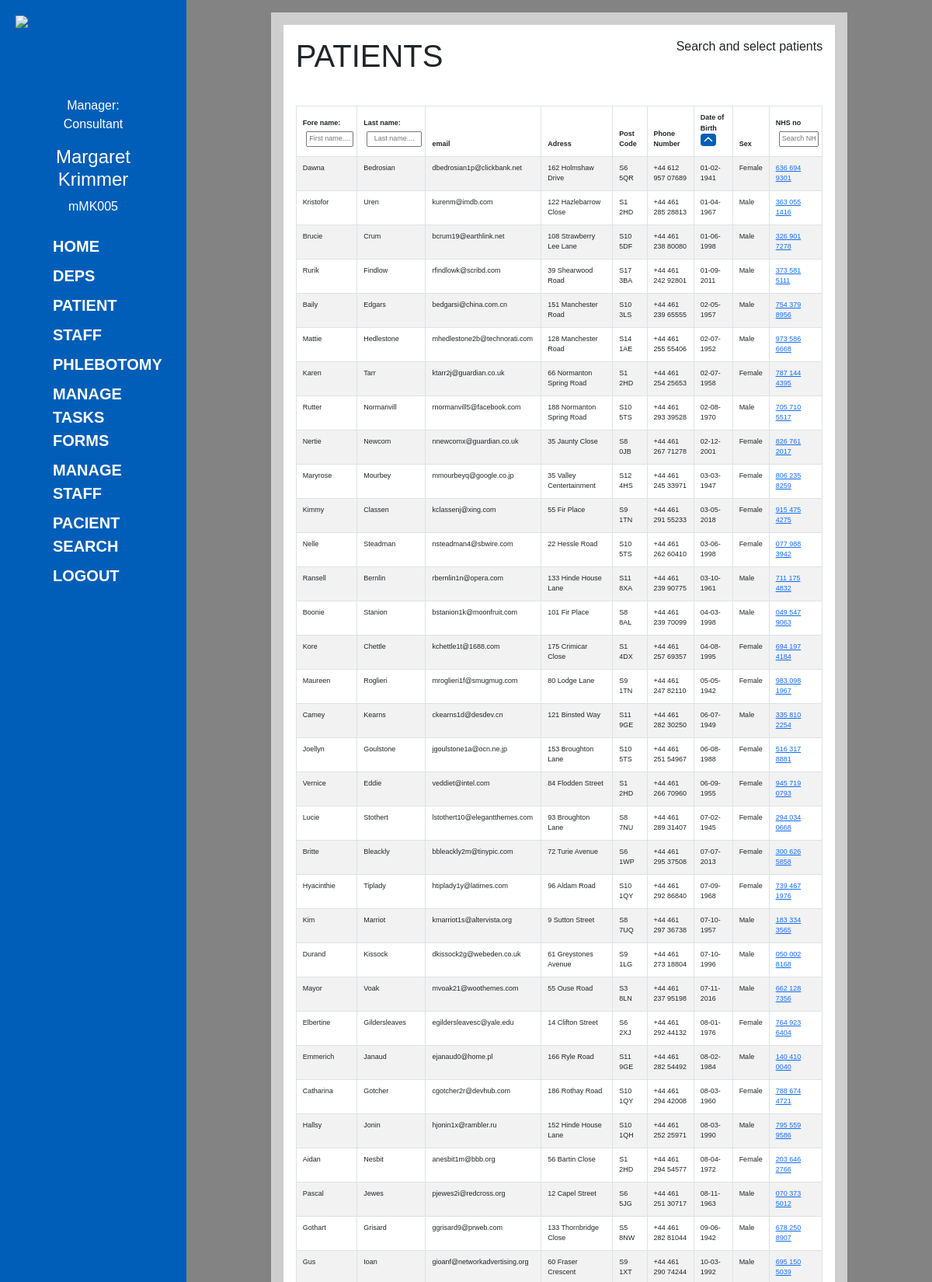
Page /managePages/patients.php (signed in, upper part) on the committed database.
### tables this page shows
CREATE TABLE user_details (
    user_id character(64) NOT NULL CONSTRAINT user_details_pk PRIMARY KEY,
    fname character(64) NOT NULL,
    lname character(64) NOT NULL,
    email character(64) NOT NULL,
    street character(64) NOT NULL,
    post character(64) NOT NULL,
    mobile character(64) NOT NULL,
    dob character(64) NOT NULL,
    gender character(64) NOT NULL
);

### sql.php (called while the page is built, shortened)
<?php
function add($object, $table,  $link)
{
    $db = new SQLite3('../hospital2.db');
    foreach ($object as $rowKey => $row_entry) {
        foreach ($row_entry as $key => $value)
            if ($key == $link) {
                $stmt = $db->prepare('SELECT * FROM ' . $table . ' WHERE ' . $link . ' = :value');
                $stmt->bindParam(':value', $value, SQLITE3_TEXT);
                $result = $stmt->execute();
                while ($row = $result->fetchArray(SQLITE3_ASSOC)) {
                    foreach ($row as $key => $value) {
                        if ($key != $link) {
                            $object[$rowKey] = $row + $object[$rowKey];
                        }
                    }
                }
            }
    }
    return $object;
}
function getTable($tableName, $columName, $value){
    $db = new SQLite3('../hospital2.db');
    if(isset($columName) && isset($value)){
    $stmt = $db->prepare('SELECT * FROM '.$tableName.' WHERE '.$columName.' = :value');
    $stmt->bindParam(':value', $value, SQLITE3_TEXT);
    }
    else{
    $stmt = $db->prepare('SELECT * FROM '.$tableName);
    }
    $result = $stmt->execute();
    $rows_array = [];
    while ($row = $result->fetchArray(SQLITE3_ASSOC)) {
        $rows_array[] = $row;
    }
    return $rows_array;
}
function getAllPatientsData(){
    $tableData = getTable('patient', null, null);
    $tableData = add($tableData, "user_details", "user_id");
    $tableData = add($tableData, "allergies", "nhs_no");
    return $tableData;
}
?>

### managePages/patients.php (the view, shortened to what this page needs)
<?php
require '../navbar.php';
$tableData = getAllPatientsData();
?>
<div class="mainpage">
    <div class="content">
        <div class="cHeaderTitle">
            <h1>PATIENTS</h1>
            <span>Search and select patients</span>
        </div>
        <div class="cBody">
            <table id="myTable" class='table table-striped table-bordered table-hover table-responsive'>
                <thead>
                    <tr>
                        <th scope='col'>Fore name:<br>
                            <input type="text" class="search" id="fname" onkeyup="search('fname',0);" placeholder="First name....">
                        </th>
                        <th scope="col">Last name:<br>
                            <input type="text" class="search" id="lname" onkeyup="search('lname',1);" placeholder="Last name....">
                        </th>
                        <th scope="col">email</th>
                        <th scope="col">Adress</th>
                        <th scope="col">Post Code</th>
                        <th scope="col">Phone Number</th>
                        <th scope="col">Date of Birth
                            <button id="filter" class="up" onclick="sortDob(6);"></button>
                        </th>
                        <th scope="col">Sex</th>
                        <th scope='col'>NHS no
                            <input type="text" class="search" id="nhsNo" onkeyup="search('nhsNo',8);" placeholder="Search NHS no....">
                        </th>
                    </tr>
                </thead>
                <tbody>
                <?php
                foreach ($tableData as $key => $value) {
                    echo "<tr>";
                    foreach ($value as $keyData => $data) {
                        if ($keyData == 'user_id' || $keyData == '1') {
                        } else {
                            if ($keyData == 'nhs_no') {
                                echo "<td><a href='../editPages/patient.php?nhs_no=" . $data . "'>" . $data . "</a></td>";
                            } else {
                                echo "<td>" . $data . "</td>";
                            }
                        }
                    }
                    echo "</tr>";
                }
                ?>
                </tbody>
            </table>
        </div>
    </div>
</div>
<?php require '../footer.php'; ?>

### index.php (shortened to what this page needs)
<!doctype html>
<html lang="en">
<head>
  <link href="https://cdn.jsdelivr.net/npm/bootstrap@5.3.0-alpha1/dist/css/bootstrap.min.css" rel="stylesheet">
  <link rel="stylesheet" href="\hms\CSS\style.css">
  <link rel="stylesheet" href="\hms\CSS\form.css">
  <link rel="stylesheet" href="\hms\CSS\table.css">
  <link rel="stylesheet" href="\hms\CSS\createTask.css">
</head>
<body>

### navbar.php (shortened to what this page needs)
<?php
require 'index.php';
require 'sql.php';
?>
<div class="container">
  <div class="null-sidebar"></div>
  <div class="sidebar">
    <img class="logo" src="https://www.bdct.nhs.uk/wp-content/uploads/2019/08/NHS-logo.png">
    <div class="item">
      <div>
        <p><?php echo ucfirst($_SESSION['role']) . ": " . $_SESSION['profession'] ?></p>
        <h4>
          <?php
          echo ($_SESSION['fname'] . " " . $_SESSION['lname'])
          ?>
        </h4>
        <p><?php echo $_SESSION['staff_id'] ?></p>
      </div>
      <a class="button" href="../managePages/home.php">HOME</a>
      <a class="button" href="../managePages/departments.php">DEPS</a>
      <a class="button" href="../managePages/patients.php">PATIENT</a>
      <a class="button" href="../managePages/staff.php">STAFF</a>
      <a class="button" href="#"><?php echo strtoupper($_SESSION['dep_name']) ?></a>
      <a class="button" href="../managePages/taskForms.php">MANAGE TASKS FORMS</a>
      <?php if ($_SESSION['role'] == 'clinician') : ?>
      <?php elseif (($_SESSION['role'] == 'manager')) : ?>
        <a class="button" href="../managePages/staff.php">MANAGE STAFF</a>
      <?php else : ?>
      <?php endif; ?>
      <a class="button" href="../managePages/patients.php">PACIENT SEARCH</a>
      <a class="button" href="../verification/login.php">LOGOUT</a>
    </div>
  </div>

### footer.php (shortened to what this page needs)
</div>
</body>

### css/style.css (style rules this page uses)
html,body { margin: 0; padding: 0; height: 100%; font-family: sans-serif; }
div { box-sizing: border-box; }
.container { height: auto; position: relative; display: flex; max-width: 100%; padding: 0; }
.sidebar { width: 20%; background: #005eb8; position: fixed; height: 100%; }
.null-sidebar { width: 20%; }
.button { color: white; font-size: 20px; font-weight: bold; text-decoration: none; text-align: start; }
.logo { height: 70px; margin: 20px; }
.item { color: white; padding: 20px; display: flex; margin: 20%; flex-direction: column; gap: 0.5rem; justify-content: center; text-align: center; }
.mainpage { height: max-content; width: 100%; flex: 1; background: rgb(131, 131, 131); display: flex; justify-content: center; align-items: center; padding: 1rem; width: 90%; flex-direction: column; }
.content { background: rgb(206, 206, 206); padding: 1rem; width: 80%; height: auto; display: flex; flex-direction: column; gap: 0; }
.cHeaderTitle { height: 100%; padding: 1rem; display: flex; justify-content: space-between; background: white; }
.cBody { background: white; padding: 1rem; flex: 1; height: auto; }

### css/form.css (style rules this page uses)
button { background: rgb(255, 255, 255); opacity: 1; width: 70px; border-width: 1px; height: 30px; color: rgb(0, 0, 0); border-radius: 4px; padding: 0px 10px 0px 10px; }

### css/table.css (style rules this page uses)
table { border-collapse: collapse; width: 100%; border: 1px solid #ddd; font-size: 9px; font-family: sans-serif; min-width: 400px; }
thead tr { background-color: #005eb8; color: #ffffff; }
th, td { padding: 12px 15px; }
.search { text-align: center; margin: 4px; width: 100%; }
.up { background-repeat: no-repeat; background-position: center; background-size: 16px 12px; background-color: #005eb8; size: 16px 12px; width: 1rem; height: 1rem; border: none; outline: none; color: #005eb8; }

### rows in the picture
user_details: fname "Dawna", lname "Bedrosian", email "dbedrosian1p@clickbank.net", street "162 Holmshaw Drive", post "S6 5QR", mobile "+44 612 957 07689", dob "01-02-1941", gender "Female", data "636 694 9301"
user_details: fname "Kristofor", lname "Uren", email "kurenm@imdb.com", street "122 Hazlebarrow Close", post "S1 2HD", mobile "+44 461 285 28813", dob "01-04-1967", gender "Male", data "363 055 1416"
user_details: fname "Brucie", lname "Crum", email "bcrum19@earthlink.net", street "108 Strawberry Lee Lane", post "S10 5DF", mobile "+44 461 238 80080", dob "01-06-1998", gender "Male", data "326 901 7278"
user_details: fname "Rurik", lname "Findlow", email "rfindlowk@scribd.com", street "39 Shearwood Road", post "S17 3BA", mobile "+44 461 242 92801", dob "01-09-2011", gender "Male", data "373 581 5111"
user_details: fname "Baily", lname "Edgars", email "bedgarsi@china.com.cn", street "151 Manchester Road", post "S10 3LS", mobile "+44 461 239 65555", dob "02-05-1957", gender "Male", data "754 379 8956"
user_details: fname "Mattie", lname "Hedlestone", email "mhedlestone2b@technorati.com", street "128 Manchester Road", post "S14 1AE", mobile "+44 461 255 55406", dob "02-07-1952", gender "Male", data "973 586 6668"
user_details: fname "Karen", lname "Tarr", email "ktarr2j@guardian.co.uk", street "66 Normanton Spring Road", post "S1 2HD", mobile "+44 461 254 25653", dob "02-07-1958", gender "Female", data "787 144 4395"
user_details: fname "Rutter", lname "Normanvill", email "rnormanvill5@facebook.com", street "188 Normanton Spring Road", post "S10 5TS", mobile "+44 461 293 39528", dob "02-08-1970", gender "Male", data "705 710 5517"
user_details: fname "Nertie", lname "Newcom", email "nnewcomx@guardian.co.uk", street "35 Jaunty Close", post "S8 0JB", mobile "+44 461 267 71278", dob "02-12-2001", gender "Female", data "826 761 2017"
user_details: fname "Maryrose", lname "Mourbey", email "mmourbeyq@google.co.jp", street "35 Valley Centertainment", post "S12 4HS", mobile "+44 461 245 33971", dob "03-03-1947", gender "Female", data "806 235 8259"
user_details: fname "Kimmy", lname "Classen", email "kclassenj@xing.com", street "55 Fir Place", post "S9 1TN", mobile "+44 461 291 55233", dob "03-05-2018", gender "Female", data "915 475 4275"
user_details: fname "Nelle", lname "Steadman", email "nsteadman4@sbwire.com", street "22 Hessle Road", post "S10 5TS", mobile "+44 461 262 60410", dob "03-06-1998", gender "Female", data "077 988 3942"
user_details: fname "Ransell", lname "Bernlin", email "rbernlin1n@opera.com", street "133 Hinde House Lane", post "S11 8XA", mobile "+44 461 239 90775", dob "03-10-1961", gender "Male", data "711 175 4832"
user_details: fname "Boonie", lname "Stanion", email "bstanion1k@moonfruit.com", street "101 Fir Place", post "S8 8AL", mobile "+44 461 239 70099", dob "04-03-1998", gender "Male", data "049 547 9063"
user_details: fname "Kore", lname "Chettle", email "kchettle1t@1688.com", street "175 Crimicar Close", post "S1 4DX", mobile "+44 461 257 69357", dob "04-08-1995", gender "Female", data "694 197 4184"
user_details: fname "Maureen", lname "Roglieri", email "mroglieri1f@smugmug.com", street "80 Lodge Lane", post "S9 1TN", mobile "+44 461 247 82110", dob "05-05-1942", gender "Female", data "983 098 1967"
user_details: fname "Camey", lname "Kearns", email "ckearns1d@desdev.cn", street "121 Binsted Way", post "S11 9GE", mobile "+44 461 282 30250", dob "06-07-1949", gender "Male", data "335 810 2254"
user_details: fname "Joellyn", lname "Goulstone", email "jgoulstone1a@ocn.ne.jp", street "153 Broughton Lane", post "S10 5TS", mobile "+44 461 251 54967", dob "06-08-1988", gender "Female", data "516 317 8881"
user_details: fname "Vernice", lname "Eddie", email "veddiet@intel.com", street "84 Flodden Street", post "S1 2HD", mobile "+44 461 266 70960", dob "06-09-1955", gender "Female", data "945 719 0793"
user_details: fname "Lucie", lname "Stothert", email "lstothert10@elegantthemes.com", street "93 Broughton Lane", post "S8 7NU", mobile "+44 461 289 31407", dob "07-02-1945", gender "Female", data "294 034 0668"
user_details: fname "Britte", lname "Bleackly", email "bbleackly2m@tinypic.com", street "72 Turie Avenue", post "S6 1WP", mobile "+44 461 295 37508", dob "07-07-2013", gender "Female", data "300 626 5858"
user_details: fname "Hyacinthie", lname "Tiplady", email "htiplady1y@latimes.com", street "96 Aldam Road", post "S10 1QY", mobile "+44 461 292 86840", dob "07-09-1968", gender "Female", data "739 467 1976"
user_details: fname "Kim", lname "Marriot", email "kmarriot1s@altervista.org", street "9 Sutton Street", post "S8 7UQ", mobile "+44 461 297 36738", dob "07-10-1957", gender "Male", data "183 334 3565"
user_details: fname "Durand", lname "Kissock", email "dkissock2g@webeden.co.uk", street "61 Greystones Avenue", post "S9 1LG", mobile "+44 461 273 18804", dob "07-10-1996", gender "Male", data "050 002 8168"
user_details: fname "Mayor", lname "Voak", email "mvoak21@woothemes.com", street "55 Ouse Road", post "S3 8LN", mobile "+44 461 237 95198", dob "07-11-2016", gender "Male", data "662 128 7356"
user_details: fname "Elbertine", lname "Gildersleaves", email "egildersleavesc@yale.edu", street "14 Clifton Street", post "S6 2XJ", mobile "+44 461 292 44132", dob "08-01-1976", gender "Female", data "764 923 6404"
user_details: fname "Emmerich", lname "Janaud", email "ejanaud0@home.pl", street "166 Ryle Road", post "S11 9GE", mobile "+44 461 282 54492", dob "08-02-1984", gender "Male", data "140 410 0040"
user_details: fname "Catharina", lname "Gotcher", email "cgotcher2r@devhub.com", street "186 Rothay Road", post "S10 1QY", mobile "+44 461 294 42008", dob "08-03-1960", gender "Female", data "788 674 4721"
user_details: fname "Hallsy", lname "Jonin", email "hjonin1x@rambler.ru", street "152 Hinde House Lane", post "S10 1QH", mobile "+44 461 252 25971", dob "08-03-1990", gender "Male", data "795 559 9586"
user_details: fname "Aidan", lname "Nesbit", email "anesbit1m@bbb.org", street "56 Bartin Close", post "S1 2HD", mobile "+44 461 294 54577", dob "08-04-1972", gender "Female", data "203 646 2766"
user_details: fname "Pascal", lname "Jewes", email "pjewes2i@redcross.org", street "12 Capel Street", post "S6 5JG", mobile "+44 461 251 30717", dob "08-11-1963", gender "Male", data "070 373 5012"
user_details: fname "Gothart", lname "Grisard", email "ggrisard9@prweb.com", street "133 Thornbridge Close", post "S5 8NW", mobile "+44 461 282 81044", dob "09-06-1942", gender "Male", data "678 250 8907"
user_details: fname "Gus", lname "Ioan", email "gioanf@networkadvertising.org", street "60 Fraser Crescent", post "S9 1XT", mobile "+44 461 290 74244", dob "10-03-1992", gender "Male", data "695 150 5039"

### other values in the picture
$_SESSION['role'] "Manager"
$_SESSION['profession'] "Consultant"
$_SESSION['fname'] "Margaret"
$_SESSION['lname'] "Krimmer"
$_SESSION['staff_id'] "mMK005"
$_SESSION['dep_name'] "PHLEBOTOMY"
